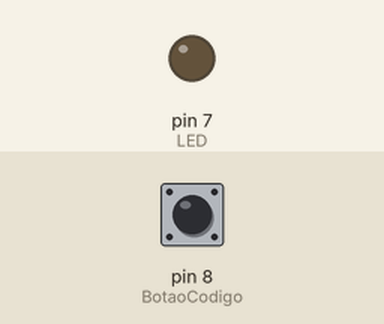
Recording of a sketch running on a simulated Arduino Uno, built with avr-gcc and run on an emulated ATmega328P. Parts: output pins drawn as LEDs (lit = HIGH). Dashed ring = blinking. The test bench sets the inputs (shaded band); at power-on: pin 8 (BotaoCodigo) HIGH. What the sketch prints to the serial monitor is not drawn.

Above: at 1.2 s.
1.3 s: pin 8 (BotaoCodigo) pulled LOW for 0.15 s
At 1.37 s:
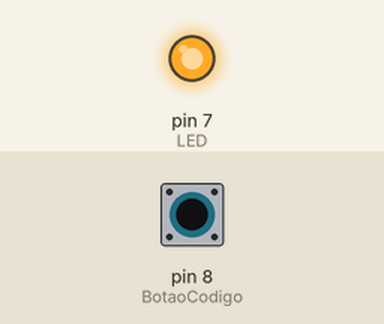
2.9 s: pin 8 (BotaoCodigo) pulled LOW for 1 s
At 4.7 s:
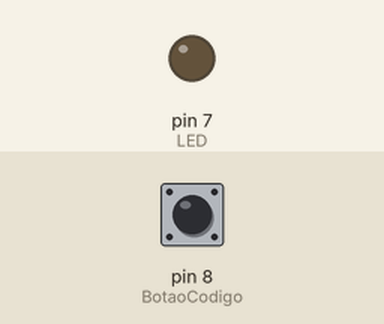
5.8 s: pin 8 (BotaoCodigo) pulled LOW for 3.2 s
At 6.2 s:
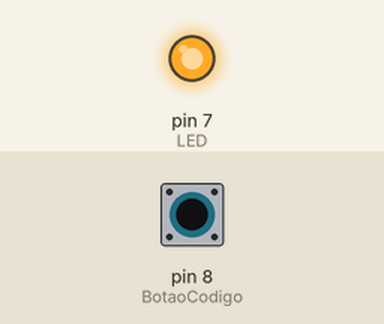
10.5 s: pin 8 (BotaoCodigo) pulsed LOW 2 times (0.12 s each, 0.3 s apart)
At 10.56 s:
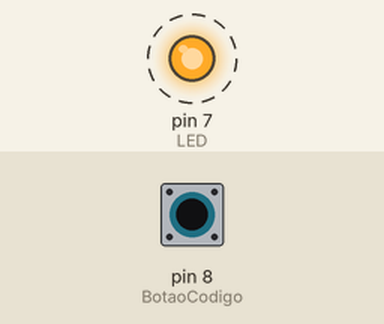
Timing chart, 0 to 13.5 s (numbered marks = the images above; inputs shaded):
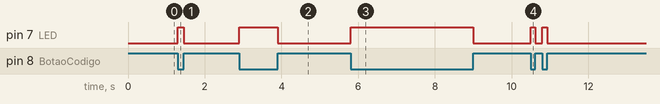

Measured:
- after the input at 1.3 s, pin 7 (LED): LOW → HIGH at once, → LOW 0.15 s later
- after the input at 2.9 s, pin 7 (LED): LOW → HIGH at once, → LOW 1.0 s later
- after the input at 5.8 s, pin 7 (LED): LOW → HIGH at once, → LOW 3.2 s later
- after the input at 10.5 s, pin 7 (LED): alternates HIGH for 0.12 s and LOW for 0.18 s, 4 changes in all, then stays LOW, starting at once

The sketch:

telegrafo_v1.ino
```cpp
// Criado por REP JOE

// telegrafo_v1.ino

// Variaveis para o tempo que o botão fica pressionado
unsigned long sinal_len, t1, t2;

#define BotaoCodigo 8
#define LED 7

// Declarando uma variavel string chamada code
String code = "";

void setup(){
  Serial.begin(9600); // Frequencia

  // Definindo os pinos como saída e entrada
  pinMode(BotaoCodigo, INPUT_PULLUP);
  pinMode(LED, OUTPUT);
}

void loop(){
  NextDotDash:
    while (digitalRead(BotaoCodigo) == HIGH) {}
    t1 = millis(); // Calcula o tempo que o botão foi pressionado
    digitalWrite(LED, HIGH); // LED acende com o botão apertado

    while (digitalRead(BotaoCodigo) == LOW) {}
    t2 = millis(); // Calcula o tempo que o botão não está sendo pressionado
    digitalWrite(LED, LOW); // LED apaga quando o botão não está sendo apertado

    // Tempo total que o botão foi pressionado
    // Leva em consideração o anti-ressalto do botão
    sinal_len = t2 - t1;

    if (sinal_len > 50){
      code += readIO();  // Função para ler os traços e pontos
    }

    // Se o tempo entre o ponto ou traço digitado for maior que
    // 0,5 segundos, o loop termina e recebe o próximo alfabeto
    while ((millis() - t2) < 500){
      if (digitalRead(BotaoCodigo) == LOW){
        goto NextDotDash;
      }
    }
    convertor(); // Função para decifrar o código
}

// Função para a leitura de pontos e traços
char readIO(){
  if (sinal_len < 600 && sinal_len > 50)
    return '.'; // Se o botão for precionado por menos de 0.6 s, será um ponto
  else if (sinal_len > 600)
    return '-'; // Se o botão for precionado por mais de 0.6 s, será um traço
}

// Função para converter os pontos e traços em alfabeto
void convertor()
{
  static String letras[] = {".-", "-...", "-.-.", "-..", ".", "..-.", "--.", "....", "..", ".---", "-.-", ".-..", "--", "-.", "---", ".--.", "--.-",
                             ".-.", "...", "-", "..-", "...-", ".--", "-..-", "-.--", "--..", "E"
                            }; // Combinação das letras

  int i = 0;
  if (code == ".-.-.-"){ // Se tiver essa sequencia, será imprido "." na tela
    Serial.print(".");
  }
  else if (code == "-.-.-."){ // Se tiver essa sequencia, será imprimido " " na tela
    Serial.print(" ");
  }
  else{
    while (letras[i] != "E"){ // Ciclo para comparar as letras do array
      // Verifica a posição na variável “letras” e compara com
      // o alfabeto chamado “código”, enquanto avança a variável i
      if (letras[i] == code){
        Serial.print(char('A' + i)); // Corre pelo alfabeto apartir do A até Z pela variavel i
        break; // E quando encontra a letra, sai do loop
      }
      i++;
    }
    if (letras[i] == "E"){ // Se nenhuma letra for encontrada
      Serial.println("");  // Então não fará nada
    }
  }
  code = ""; // reseta a variavel para que entre uma nova sequencia
}
```
